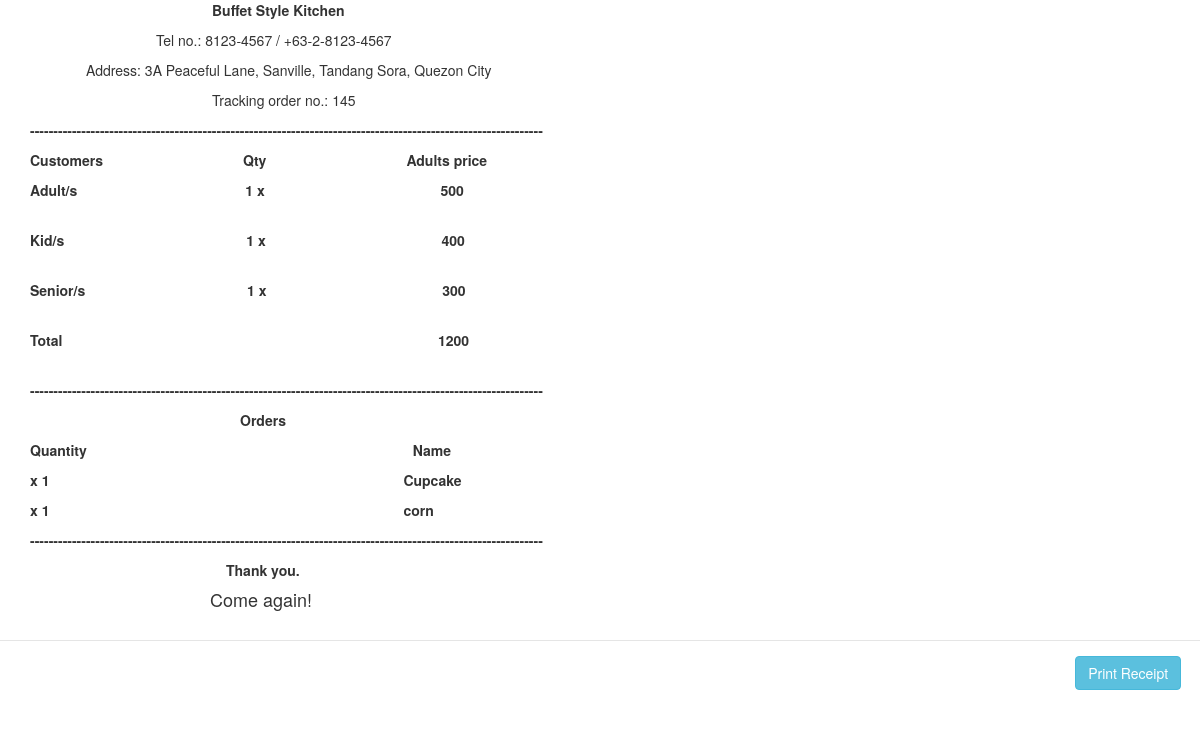
The page /viewReceipt.php?tracking_number=145 on the database its author committed.
### tables this page shows
CREATE TABLE `all_transactions` (
  `id` int(11) NOT NULL,
  `tracking_number` varchar(255) NOT NULL,
  `number_customer` varchar(255) NOT NULL,
  `price_customer` varchar(255) NOT NULL,
  `kids_number` varchar(255) NOT NULL,
  `kids_price` varchar(255) NOT NULL,
  `senior_number` varchar(255) NOT NULL,
  `senior_price` varchar(255) NOT NULL,
  `total` varchar(255) NOT NULL,
  `table_number` varchar(255) NOT NULL,
  `time_in` varchar(255) NOT NULL
);

CREATE TABLE `catch_order` (
  `id` int(11) NOT NULL,
  `order_id` int(11) NOT NULL,
  `name` varchar(255) NOT NULL,
  `quantity` varchar(255) NOT NULL,
  `table_number` varchar(255) NOT NULL,
  `status` varchar(255) NOT NULL,
  `tracking_number` int(11) NOT NULL
);

### viewReceipt.php (the view, shortened to what this page needs)
<?php
$mysql_hostname = "localhost";
$mysql_username = "root";
$mysql_password = "";
$mysql_database = "BuffetStyle";
$conn = new mysqli($mysql_hostname, $mysql_username, $mysql_password, $mysql_database);
if (isset($_GET['tracking_number'])) {
	$tracking_number = $_GET['tracking_number'];
	$sql = "SELECT * FROM all_transactions WHERE `tracking_number`='$tracking_number'";
    $result = $conn->query($sql);
    ?>
<html>
<head>
<link rel="stylesheet" href="https://maxcdn.bootstrapcdn.com/bootstrap/3.4.0/css/bootstrap.min.css">
</head>
<body>
	<div class="container">
<table class="table">
	<tbody>
		<?php
			if ($result->num_rows > 0) {
				while ($row = $result->fetch_assoc()) {
		?>
<p><strong>&emsp;&emsp;&emsp;&emsp;&emsp;&emsp;&emsp;&emsp;&emsp;&emsp;&emsp;&emsp;&emsp;Buffet Style Kitchen</strong></p>
	<p>&emsp;&emsp;&emsp;&emsp;&emsp;&emsp;&emsp;&emsp;&emsp;Tel no.: 8123-4567 / +63-2-8123-4567</p>
	<p>&emsp;&emsp;&emsp;&emsp;Address: 3A Peaceful Lane, Sanville, Tandang Sora, Quezon City	</p>
	<p>&emsp;&emsp;&emsp;&emsp;&emsp;&emsp;&emsp;&emsp;&emsp;&emsp;&emsp;&emsp;&emsp;Tracking order no.: <?php echo $row['tracking_number']; ?></p>
	<p><strong>--------------------------------------------------------------------------------------------------------------</strong></p>
	<p><strong>Customers&emsp;&emsp;&emsp;&emsp;&emsp;&emsp;&emsp;&emsp;&emsp;&emsp;Qty&emsp;&emsp;&emsp;&emsp;&emsp;&emsp;&emsp;&emsp;&emsp;&emsp;Adults price</strong></p>
					<p><strong>Adult/s&emsp;&emsp;&emsp;&emsp;&emsp;&emsp;&emsp;&emsp;&emsp;&emsp;&emsp;&emsp;<?php echo $row['number_customer']; ?> x &emsp;&emsp;&emsp;&emsp;&emsp;&emsp;&emsp;&emsp;&emsp;&emsp;&emsp;&emsp;
                    <?php echo $row['price_customer']; ?>	</strong></p>
		<?php		}
			}
		?>
	</tbody>
</table>
	</div>
</body>
</html>
<?php
	} else{
		header('Location: viewTable.php');
	}
?>
<?php
$mysql_hostname = "localhost";
$mysql_username = "root";
$mysql_password = "";
$mysql_database = "BuffetStyle";
$conn = new mysqli($mysql_hostname, $mysql_username, $mysql_password, $mysql_database);
if (isset($_GET['tracking_number'])) {
	$tracking_number = $_GET['tracking_number'];
	$sql = "SELECT * FROM all_transactions WHERE `tracking_number`='$tracking_number'";
    $result = $conn->query($sql);
    ?>
<html>
<head>
<link rel="stylesheet" href="https://maxcdn.bootstrapcdn.com/bootstrap/3.4.0/css/bootstrap.min.css">
</head>
<body>
	<div class="container">
<table class="table">
	<tbody>
		<?php
			if ($result->num_rows > 0) {
				while ($row = $result->fetch_assoc()) {
		?>
					<p><strong>Kid/s&emsp;&emsp;&emsp;&emsp;&emsp;&emsp;&emsp;&emsp;&emsp;&emsp;&emsp;&emsp;&emsp;<?php echo $row['kids_number'];?> x &emsp;&emsp;&emsp;&emsp;&emsp;&emsp;&emsp;&emsp;&emsp;&emsp;&emsp;&emsp;
                    <?php echo $row['kids_price']; ?>	</strong></p>
		<?php		}
			}
		?>
	</tbody>
</table>
	</div>
</body>
</html>
<?php
	} else{
		header('Location: viewTable.php');
	}
?>
<?php
$mysql_hostname = "localhost";
$mysql_username = "root";
$mysql_password = "";
$mysql_database = "BuffetStyle";
$conn = new mysqli($mysql_hostname, $mysql_username, $mysql_password, $mysql_database);
if (isset($_GET['tracking_number'])) {
	$tracking_number = $_GET['tracking_number'];
	$sql = "SELECT * FROM all_transactions WHERE `tracking_number`='$tracking_number'";
    $result = $conn->query($sql);
    ?>
<html>
<head>
<link rel="stylesheet" href="https://maxcdn.bootstrapcdn.com/bootstrap/3.4.0/css/bootstrap.min.css">
</head>
<body>
	<div class="container">
<table class="table">
	<tbody>
		<?php
			if ($result->num_rows > 0) {
				while ($row = $result->fetch_assoc()) {
		?>
					<p><strong>Senior/s&emsp;&emsp;&emsp;&emsp;&emsp;&emsp;&emsp;&emsp;&emsp;&emsp;&emsp;&nbsp;&nbsp;<?php echo $row['senior_number']; ?> x &emsp;&emsp;&emsp;&emsp;&emsp;&emsp;&emsp;&emsp;&emsp;&emsp;&emsp;&emsp;
                    <?php echo $row['senior_price']; ?>	</strong></p>
		<?php		}
			}
		?>
	</tbody>
</table>
	</div>
</body>
</html>
<?php
	} else{
		header('Location: viewTable.php');
	}
?>
<?php
$mysql_hostname = "localhost";
$mysql_username = "root";
$mysql_password = "";
$mysql_database = "BuffetStyle";
$conn = new mysqli($mysql_hostname, $mysql_username, $mysql_password, $mysql_database);
if (isset($_GET['tracking_number'])) {
	$tracking_number = $_GET['tracking_number'];
	$sql = "SELECT * FROM all_transactions WHERE `tracking_number`='$tracking_number'";
    $result = $conn->query($sql);
    ?>
<html>
<head>
<link rel="stylesheet" href="https://maxcdn.bootstrapcdn.com/bootstrap/3.4.0/css/bootstrap.min.css">
</head>
<body>
	<div class="container">
<table class="table">
	<tbody>
		<?php
			if ($result->num_rows > 0) {
				while ($row = $result->fetch_assoc()) {
		?>
					<p><strong>Total &emsp;&emsp;&emsp;&emsp;&emsp;&emsp;&emsp;&emsp;&emsp;&emsp;&emsp;&emsp;&emsp; &emsp;&emsp;&emsp;&emsp;&emsp;&emsp;&emsp;&emsp;&emsp;&emsp;&emsp;&emsp;&emsp;
                    <?php echo $row['total']; ?>	</strong></p>
		<?php		}
			}
		?>
	</tbody>
</table>
	</div>
</body>
</html>
<?php
	} else{
		header('Location: viewTable.php');
	}
?>
<?php
$mysql_hostname = "localhost";
$mysql_username = "root";
$mysql_password = "";
$mysql_database = "BuffetStyle";
$conn = new mysqli($mysql_hostname, $mysql_username, $mysql_password, $mysql_database);
if (isset($_GET['tracking_number'])) {
	$tracking_number = $_GET['tracking_number'];
	$sql = "SELECT * FROM `catch_order` WHERE `status` = 4 && `tracking_number`='$tracking_number'";
    $result = $conn->query($sql);
    ?>
<html>
<head>
<link rel="stylesheet" href="https://maxcdn.bootstrapcdn.com/bootstrap/3.4.0/css/bootstrap.min.css">
</head>
<body>
	<div class="container">
<table class="table">
<p><strong>--------------------------------------------------------------------------------------------------------------</strong></p>
<p><strong>&emsp;&emsp;&emsp;&emsp;&emsp;&emsp;&emsp;&emsp;&emsp;&emsp;&emsp;&emsp;&emsp;&emsp;&emsp;Orders</strong></p>
<p><strong>Quantity&emsp;&emsp;&emsp;&emsp;&emsp;&emsp;&emsp;&emsp;&emsp;&emsp; &emsp;&emsp;&emsp;&emsp;&emsp;&emsp;&emsp;&emsp;&emsp;&emsp;&emsp;&emsp;&emsp;Name</strong></p>
	<tbody>
		<?php
			if ($result->num_rows > 0) {
				while ($row = $result->fetch_assoc()) {
		?>
<p><strong> x <?php echo $row['quantity']; ?>&emsp;&emsp;&emsp;&emsp;&emsp;&emsp;&emsp;&emsp;&emsp;&emsp;&emsp;&emsp; &emsp;&emsp;&emsp;&emsp;&emsp;&emsp;&emsp;&emsp;&emsp;&emsp;&emsp;&emsp;&emsp;<?php echo $row['name']; ?></strong></p>
		<?php		}
			}
		?>
	        <p><strong>--------------------------------------------------------------------------------------------------------------</strong></p>
<p><strong>&emsp;&emsp;&emsp;&emsp;&emsp;&emsp;&emsp;&emsp;&emsp;&emsp;&emsp;&emsp;&emsp;&emsp;Thank you.</strong></p>
<p><h4>&emsp;&emsp;&emsp;&emsp;&emsp;&emsp;&emsp;&emsp;&emsp;&emsp;Come again!</h4></p>
	</tbody>
</table>
	</div>
</body>
<div class="modal-footer" width=10px;>
<a onclick="window.print()" class="btn btn-info">Print Receipt</a>&nbsp;
      </div>
</html>
<?php
	} else{
		header('Location: viewTable.php');
	}
?>

### rows shown on the page
all_transactions: tracking_number "145", number_customer "1", price_customer "500", kids_number "1", kids_price "400", senior_number "1", senior_price "300", total "1200"
catch_order: quantity "1", name "Cupcake"
catch_order: quantity "1", name "corn"
